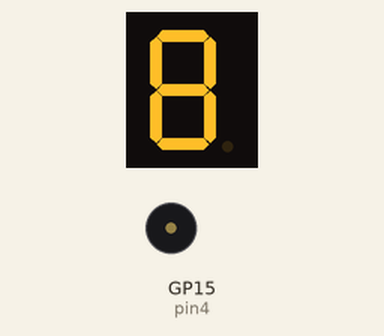
A program run on a simulated Raspberry Pi Pico running MicroPython. On the bench: 1-digit seven-segment display, buzzer (waves = sounding). The segment pins are drawn as the display they are named for; threads take turns every 2 ms.

Above: at 0.3 s.
At 37.14 s:
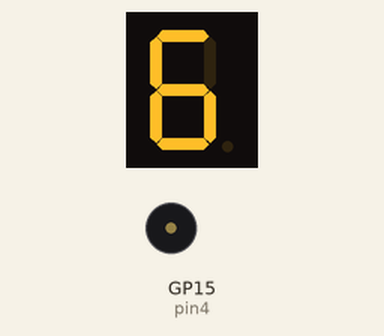
At 62.22 s:
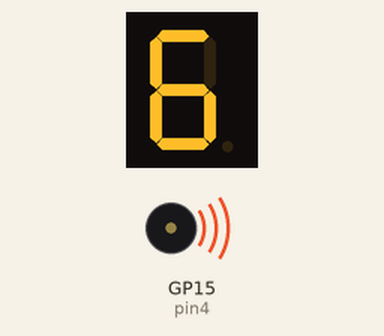
At 128.7 s:
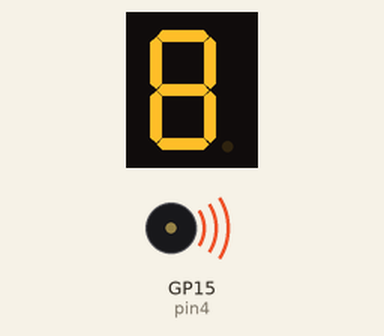
Timing chart, 0 to 130.0 s (numbered marks = the images above):
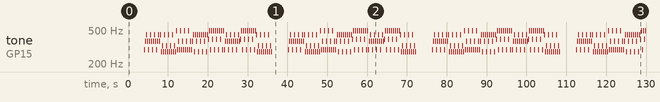

The program:

example.py
```python
import time
from PWMTracker import PWMTracker

pattern = """
----- ----- ----- ----- D--16
----- ----- ----- ----- -----
----- ----- ----- ----- C--16
----- ----- ----- ----- -----
----- ----- ----- ----- D--16
----- ----- ----- ----- -----
----- ----- ----- ----- C--16
----- ----- ----- ----- -----
----- ----- ----- ----- D--16
----- ----- ----- ----- -----
----- ----- ----- ----- C--16
----- ----- ----- ----- -----
----- ----- ----- ----- D--16
----- ----- ----- ----- -----
----- ----- ----- ----- C--16
----- ----- ----- ----- -----
D-401 F#401 A-401 D-416 D--16
----- ----- ----- F#416 -----
----- ----- ----- A-416 C--16
----- ----- ----- F#416 -----
----- ----- ----- D-416 D--16
----- ----- ----- F#416 -----
----- ----- ----- A-416 C--16
----- ----- ----- F#416 -----
----- ----- ----- D-416 D--16
----- ----- ----- F#416 -----
----- ----- ----- A-416 C--16
----- ----- ----- F#416 -----
----- ----- ----- D-416 D--16
----- ----- ----- F#416 -----
----- ----- ----- A-416 C--16
----- ----- ----- F#416 -----
A-401 C#401 E-401 A-416 D--16
----- ----- ----- C#416 -----
----- ----- ----- E-416 C--16
----- ----- ----- C#416 -----
----- ----- ----- A-416 D--16
----- ----- ----- C#416 -----
----- ----- ----- E-416 C--16
----- ----- ----- C#416 -----
----- ----- ----- A-416 D--16
----- ----- ----- C#416 -----
----- ----- ----- E-416 C--16
----- ----- ----- C#416 -----
----- ----- ----- A-416 D--16
----- ----- ----- C#416 -----
----- ----- ----- E-416 C--16
----- ----- ----- C#416 -----
B-401 D-401 F#401 B-416 D--16
----- ----- ----- D-416 -----
----- ----- ----- F#416 C--16
----- ----- ----- D-416 -----
----- ----- ----- B-416 D--16
----- ----- ----- D-416 -----
----- ----- ----- F#416 C--16
----- ----- ----- D-416 -----
----- ----- ----- B-416 D--16
----- ----- ----- D-416 -----
----- ----- ----- F#416 C--16
----- ----- ----- D-416 -----
----- ----- ----- B-416 D--16
----- ----- ----- D-416 -----
----- ----- ----- F#416 C--16
----- ----- ----- D-416 -----
F#401 A-401 C#401 F#416 D--16
----- ----- ----- A-416 -----
----- ----- ----- C#416 C--16
----- ----- ----- A-416 -----
----- ----- ----- F#416 D--16
----- ----- ----- A-416 -----
----- ----- ----- C#416 C--16
----- ----- ----- A-416 -----
----- ----- ----- F#416 D--16
----- ----- ----- A-416 -----
----- ----- ----- C#416 C--16
----- ----- ----- A-416 -----
----- ----- ----- F#416 D--16
----- ----- ----- A-416 -----
----- ----- ----- C#416 C--16
----- ----- ----- A-416 -----
G-401 B-401 D-401 G-416 D--16
----- ----- ----- B-416 -----
----- ----- ----- D-416 C--16
----- ----- ----- B-416 -----
----- ----- ----- G-416 D--16
----- ----- ----- B-416 -----
----- ----- ----- D-416 C--16
----- ----- ----- B-416 -----
----- ----- ----- G-416 D--16
----- ----- ----- B-416 -----
----- ----- ----- D-416 C--16
----- ----- ----- B-416 -----
----- ----- ----- G-416 D--16
----- ----- ----- B-416 -----
----- ----- ----- D-416 C--16
----- ----- ----- B-416 -----
D-401 F#401 A-401 D-416 D--16
----- ----- ----- F#416 -----
----- ----- ----- A-416 C--16
----- ----- ----- F#416 -----
----- ----- ----- D-416 D--16
----- ----- ----- F#416 -----
----- ----- ----- A-416 C--16
----- ----- ----- F#416 -----
----- ----- ----- D-416 D--16
----- ----- ----- F#416 -----
----- ----- ----- A-416 C--16
----- ----- ----- F#416 -----
----- ----- ----- D-416 D--16
----- ----- ----- F#416 -----
----- ----- ----- A-416 C--16
----- ----- ----- F#416 -----
G-401 B-401 D-401 G-416 D--16
----- ----- ----- B-416 -----
----- ----- ----- D-416 C--16
----- ----- ----- B-416 -----
----- ----- ----- G-416 D--16
----- ----- ----- B-416 -----
----- ----- ----- D-416 C--16
----- ----- ----- B-416 -----
----- ----- ----- G-416 D--16
----- ----- ----- B-416 -----
----- ----- ----- D-416 C--16
----- ----- ----- B-416 -----
----- ----- ----- G-416 D--16
----- ----- ----- B-416 -----
----- ----- ----- D-416 C--16
----- ----- ----- B-416 -----
A-401 C#401 E-401 A-416 D--16
----- ----- ----- C#416 -----
----- ----- ----- E-416 C--16
----- ----- ----- C#416 -----
----- ----- ----- A-416 D--16
----- ----- ----- C#416 -----
----- ----- ----- E-416 C--16
----- ----- ----- C#416 -----
----- ----- ----- A-416 D--16
----- ----- ----- C#416 -----
----- ----- ----- E-416 C--16
----- ----- ----- C#416 -----
----- ----- ----- A-416 D--16
----- ----- ----- C#416 -----
----- ----- ----- E-416 C--16
----- ----- ----- C#416 -----
"""

# Create a PWMTracker instance with default melodic pins (12,13,14,15), drum pin 11, and BPM of 60
tracker = PWMTracker(pin1=12, pin2=13, pin3=14, pin4=15, pin_drum=11, bpm=60)

#Play the pattern asynchronously on core two in a continuous loop
tracker.play_pattern(pattern, async_play=True, loop=True)

#To play synchronously and without looping, you would use the following instead:
#tracker.play_pattern(pattern, async_play=False, loop=False)


#Ok, we don't want to go crazy, so set a timer for 5 minutes
time.sleep(300)

#Stop the tracker
tracker.stop()
print("Asynchronous playback stopped.")
```

PWMTracker.py
```python
import time
import math
import _thread
from machine import Pin, PWM
import rp2

#There is probably a smarter way to do this, but what I'm doing here
#is generating a random-like pattern that will sound similar to white
#noise, so that we can generate NES style "drum" beats by alternating
#setting the pin to low and high with a "random" number of cycles as
#delay in between. A pull request with a smarter way of doing it is
#appreciated :-)
@rp2.asm_pio(set_init=rp2.PIO.OUT_LOW)
def test():
    wrap_target()
    set(pins, 1)   [31]
    set(pins, 0)   [20]
    set(pins, 1)   [0]
    set(pins, 0)   [5]
    set(pins, 1)   [10]
    set(pins, 0)   [28]
    set(pins, 1)   [7]
    set(pins, 0)   [15]
    set(pins, 1)   [25]
    set(pins, 0)   [21]
    set(pins, 1)   [18]
    set(pins, 0)   [2]
    set(pins, 1)   [5]
    set(pins, 0)   [26]
    set(pins, 1)   [7]
    set(pins, 0)   [23]
    set(pins, 1)   [29]
    set(pins, 0)   [13]
    set(pins, 1)   [30]
    set(pins, 0)   [4]
    set(pins, 1)   [8]
    set(pins, 0)   [24]
    set(pins, 1)   [1]
    set(pins, 0)   [30]
    set(pins, 1)   [5]
    set(pins, 0)   [2]
    set(pins, 1)   [27]
    set(pins, 0)   [25]
    set(pins, 1)   [0]
    set(pins, 0)   [19]
    set(pins, 1)   [26]
    set(pins, 0)   [11]
    wrap()


class PWMTracker:
    # Mapping note lengths to tick counts
    NOTE_LENGTH_TICKS = {
        '01': 16,  # whole note
        '02': 8,   # half note
        '04': 4,   # quarter note
        '08': 2,   # eighth note
        '16': 1    # sixteenth note
    }

    # Mapping from note letter to semitone offset within an octave (using MIDI note formula)
    NOTE_BASE = {
        'C': 0,
        'D': 2,
        'E': 4,
        'F': 5,
        'G': 7,
        'A': 9,
        'B': 11
    }

    def __init__(self, pin1=12, pin2=13, pin3=14, pin4=15, pin_drum=11, bpm=120):
        """
        Initialize PWMTracker with four melodic pins, a drum pin, and a BPM value.
        """
        self.bpm = bpm
        self.tick_duration = (60 / bpm) / 4  # one 16th note duration
        self.pins = [pin1, pin2, pin3, pin4]
        self.pwms = []
        # Initialize PWM channels for each melodic pin with a 50% duty cycle (16-bit resolution)
        for p in self.pins:
            pwm = PWM(Pin(p))
            pwm.freq(440)
            pwm.duty_u16(0)
            self.pwms.append(pwm)

        # State for melodic channels (indices 0-3)
        self.channel_states = [{'active': False, 'ticks': 0, 'duration': 0} for _ in range(4)]

        # Initialize drum and cymbal StateMachines (using rp2)
        self.drum = rp2.StateMachine(0, test, freq=2500, set_base=Pin(pin_drum))
        self.cymbal = rp2.StateMachine(1, test, freq=20000, set_base=Pin(pin_drum))
        # States for drum and cymbal channels
        self.drum_state = {'active': False, 'ticks': 0, 'duration': 0}
        self.cymbal_state = {'active': False, 'ticks': 0, 'duration': 0}

        # Control flag for thread execution
        self._running = False

    def note_to_freq(self, note, accidental, octave):
        """
        Convert note details to frequency using standard A4=440Hz reference.
        """
        if note.upper() not in self.NOTE_BASE:
            return None

        semitone = self.NOTE_BASE[note.upper()]
        if accidental == '#':
            semitone += 1
        elif accidental == 'b':
            semitone -= 1

        try:
            octave = int(octave)
        except ValueError:
            return None

        midi_number = (octave + 1) * 12 + semitone
        freq = 440 * (2 ** ((midi_number - 69) / 12))
        return int(freq)

    def _parse_column(self, col_str, row_idx, channel_idx):
        """
        Parse a 5-character column string for melodic channels.
        """
        if len(col_str) != 5:
            print("Warning: Row {} Column {} is not 5 characters. Treated as '-----'".format(row_idx+1, channel_idx+1))
            return None

        if col_str[0] == '-':
            return None

        note = col_str[0]
        accidental = col_str[1]
        octave = col_str[2]
        length_code = col_str[3:5]

        if note.upper() not in self.NOTE_BASE:
            print("Warning: Invalid note '{}' in row {} column {}. Treated as '-----'".format(note, row_idx+1, channel_idx+1))
            return None

        if accidental not in ['#', 'b', '-']:
            print("Warning: Invalid accidental '{}' in row {} column {}. Treated as natural.".format(accidental, row_idx+1, channel_idx+1))
            accidental = '-'

        if length_code not in self.NOTE_LENGTH_TICKS:
            print("Warning: Invalid note length '{}' in row {} column {}. Treated as empty.".format(length_code, row_idx+1, channel_idx+1))
            return None

        ticks = self.NOTE_LENGTH_TICKS[length_code]
        return {'note': note, 'accidental': accidental if accidental != '-' else '', 'octave': octave, 'length_code': length_code, 'ticks': ticks}

    def _parse_drum_column(self, col_str, row_idx):
        """
        Parse a 5-character column string for the drum/cymbal channel.
        The first character must be 'D' (drum) or 'C' (cymbal).
        The 2nd and 3rd characters are ignored.
        The 4th and 5th characters represent note length.
        """
        if len(col_str) != 5:
            print("Warning: Row {} Drum Column is not 5 characters. Treated as '-----'".format(row_idx+1))
            return None

        if col_str[0] == '-':
            return None

        drum_type = col_str[0].upper()
        if drum_type not in ['D', 'C']:
            print("Warning: Invalid drum type '{}' in row {}. Treated as '-----'".format(col_str[0], row_idx+1))
            return None

        length_code = col_str[3:5]
        if length_code not in self.NOTE_LENGTH_TICKS:
            print("Warning: Invalid drum note length '{}' in row {}. Treated as empty.".format(length_code, row_idx+1))
            return None

        ticks = self.NOTE_LENGTH_TICKS[length_code]
        return {'type': drum_type, 'length_code': length_code, 'ticks': ticks}

    def _start_note(self, channel_idx, note_data):
        """
        Start playing a melodic note on the given channel immediately.
        """
        freq = self.note_to_freq(note_data['note'], note_data['accidental'], note_data['octave'])
        if freq is None:
            print("Warning: Could not calculate frequency for note data:", note_data)
            return

        self.pwms[channel_idx].freq(freq)
        self.pwms[channel_idx].duty_u16(32768)
        self.channel_states[channel_idx] = {'active': True, 'ticks': 1, 'duration': note_data['ticks']}

    def _stop_note(self, channel_idx):
        """
        Stop playing the melodic note on the given channel.
        """
        self.pwms[channel_idx].duty_u16(0)
        self.channel_states[channel_idx] = {'active': False, 'ticks': 0, 'duration': 0}

    def _start_drum(self, drum_data):
        """
        Start the drum sound.
        """
        self.drum.active(1)
        self.drum_state = {'active': True, 'ticks': 1, 'duration': drum_data['ticks']}

    def _stop_drum(self):
        """
        Stop the drum sound.
        """
        self.drum.active(0)
        self.drum_state = {'active': False, 'ticks': 0, 'duration': 0}

    def _start_cymbal(self, cymbal_data):
        """
        Start the cymbal sound.
        """
        self.cymbal.active(1)
        self.cymbal_state = {'active': True, 'ticks': 1, 'duration': cymbal_data['ticks']}

    def _stop_cymbal(self):
        """
        Stop the cymbal sound.
        """
        self.cymbal.active(0)
        self.cymbal_state = {'active': False, 'ticks': 0, 'duration': 0}

    def _process_tick(self, row_str, row_idx):
        """
        Process a single tick (row) of the pattern.
        Now expects 5 columns: 4 melodic and 1 drum/cymbal.
        """

        cols = row_str.split()
        if len(cols) != 5:
            print("Warning: Row {} does not have exactly 5 columns. Missing columns will be treated as '-----'".format(row_idx+1))
            while len(cols) < 5:
                cols.append("-----")

        # Process melodic channels (columns 0-3)
        for ch in range(4):
            col = cols[ch]
            note_data = self._parse_column(col, row_idx, ch)
            state = self.channel_states[ch]
            if note_data:
                self._start_note(ch, note_data)
            else:
                if state['active']:
                    if state['ticks'] >= state['duration']:
                        self._stop_note(ch)
                    else:
                        self.channel_states[ch]['ticks'] += 1

        # Process drum/cymbal channel (column 4)
        drum_data = self._parse_drum_column(cols[4], row_idx)
        if drum_data:
            if drum_data['type'] == 'D':
                self._start_drum(drum_data)
            elif drum_data['type'] == 'C':
                self._start_cymbal(drum_data)
        else:
            # No new drum/cymbal command; check current states.
            if self.drum_state['active']:
                if self.drum_state['ticks'] >= self.drum_state['duration']:
                    self._stop_drum()
                else:
                    self.drum_state['ticks'] += 1
            if self.cymbal_state['active']:
                if self.cymbal_state['ticks'] >= self.cymbal_state['duration']:
                    self._stop_cymbal()
                else:
                    self.cymbal_state['ticks'] += 1

    def _play_pattern_thread(self, pattern, loop):
        """
        Process the pattern row by row in a separate thread.
        If loop is True, after reaching the end of the pattern it will restart.
        """
        self._running = True
        while self._running:
            rows = pattern.splitlines()
            row_count = len(rows)
            row_idx = 0
            while row_idx < row_count and self._running:
                row = rows[row_idx].strip()
                if row == "":
                    row_idx += 1
                    continue
                self._process_tick(row, row_idx)
                time.sleep(self.tick_duration)
                row_idx += 1
            # If loop is False, break out after one full pass through the pattern.
            if not loop:
                break

        # Stop any active sounds at the end of playback.
        for ch in range(4):
            if self.channel_states[ch]['active']:
                self._stop_note(ch)
        if self.drum_state['active']:
            self._stop_drum()
        if self.cymbal_state['active']:
            self._stop_cymbal()
        self._running = False

    def play_pattern(self, pattern, async_play=False, loop=False):
        """
        Play the provided pattern.
        If async_play is True, the pattern is processed on a new thread.
        The loop parameter controls whether the pattern should repeat.
        """
        if async_play:
            _thread.start_new_thread(self._play_pattern_thread, (pattern, loop))
        else:
            self._play_pattern_thread(pattern, loop)


    def stop(self):
        """
        Stop playback immediately.
        """
        self._running = False
        for ch in range(4):
            if self.channel_states[ch]['active']:
                self._stop_note(ch)
        if self.drum_state['active']:
            self._stop_drum()
        if self.cymbal_state['active']:
            self._stop_cymbal()
```

Measured:
- by itself, tone on GP15 (pin4): plays 293 Hz for 0.25 s, 369 Hz for 0.25 s, 440 Hz for 0.25 s, 369 Hz for 0.25 s, 293 Hz for 0.25 s, 369 Hz for 0.25 s … (454 notes in this stretch)
- what the display in image 0 shows lasts 1.1 s, from 0.2 s to 1.3 s
